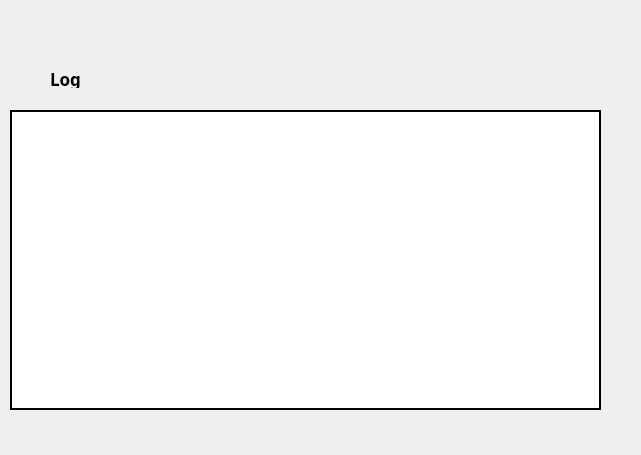
<?xml version="1.0" encoding="UTF-8"?>
<ui version="4.0">
 <class>MainWindow</class>
 <widget class="QMainWindow" name="MainWindow">
  <property name="geometry">
   <rect>
    <x>0</x>
    <y>0</y>
    <width>641</width>
    <height>455</height>
   </rect>
  </property>
  <property name="windowTitle">
   <string>MainWindow</string>
  </property>
  <widget class="QWidget" name="centralwidget">
   <widget class="QLabel" name="label_5">
    <property name="geometry">
     <rect>
      <x>50</x>
      <y>70</y>
      <width>447</width>
      <height>18</height>
     </rect>
    </property>
    <property name="font">
     <font>
      <family>Ubuntu Mono</family>
      <pointsize>13</pointsize>
      <weight>75</weight>
      <bold>true</bold>
     </font>
    </property>
    <property name="text">
     <string>Log</string>
    </property>
   </widget>
   <widget class="QTextEdit" name="logTextEdit">
    <property name="geometry">
     <rect>
      <x>10</x>
      <y>110</y>
      <width>591</width>
      <height>300</height>
     </rect>
    </property>
    <property name="styleSheet">
     <string notr="true">border: 2px solid black;
</string>
    </property>
    <property name="textInteractionFlags">
     <set>Qt::TextSelectableByKeyboard|Qt::TextSelectableByMouse</set>
    </property>
   </widget>
  </widget>
 </widget>
 <resources/>
 <connections/>
</ui>
